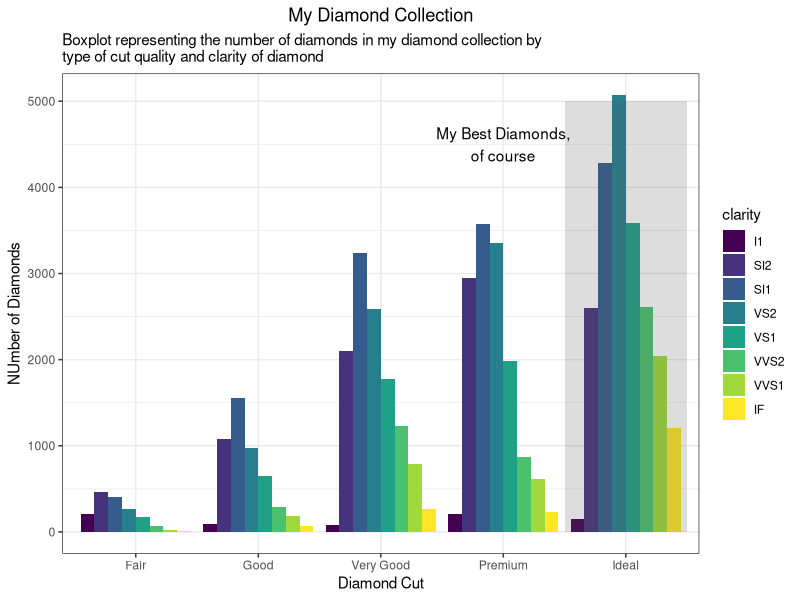
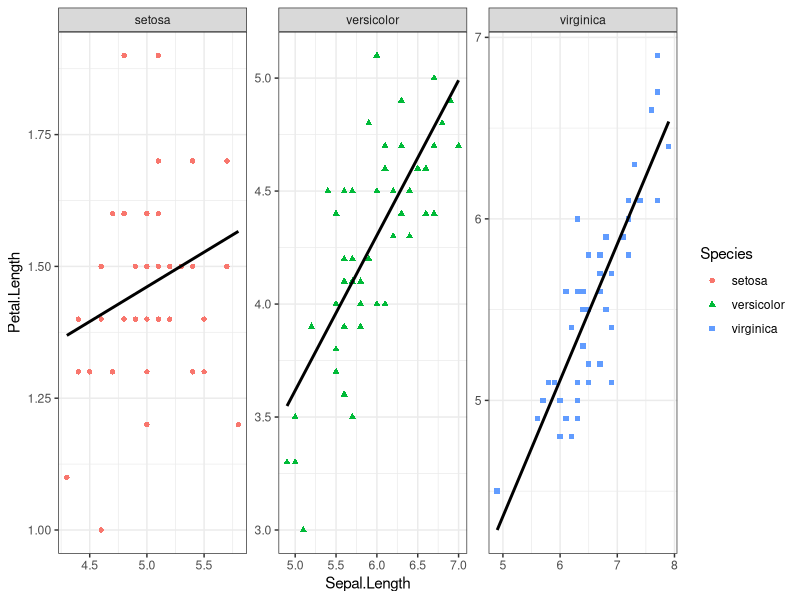
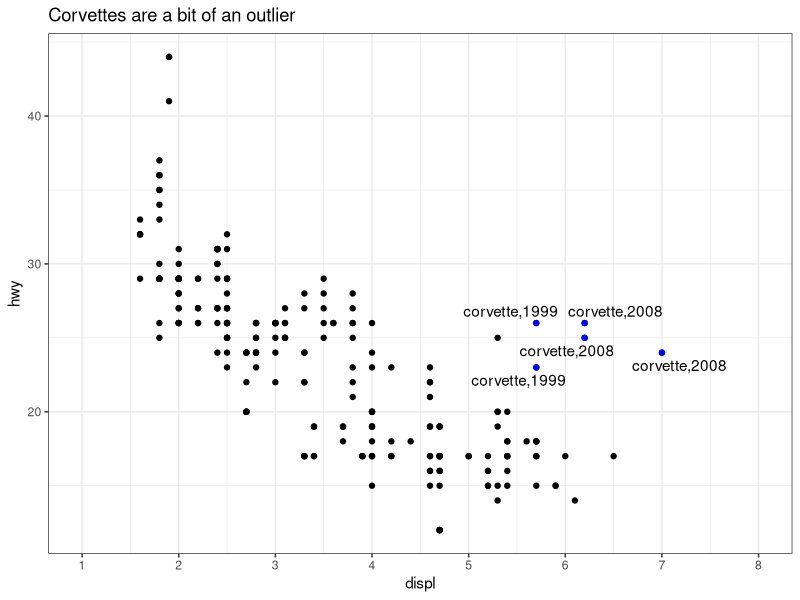
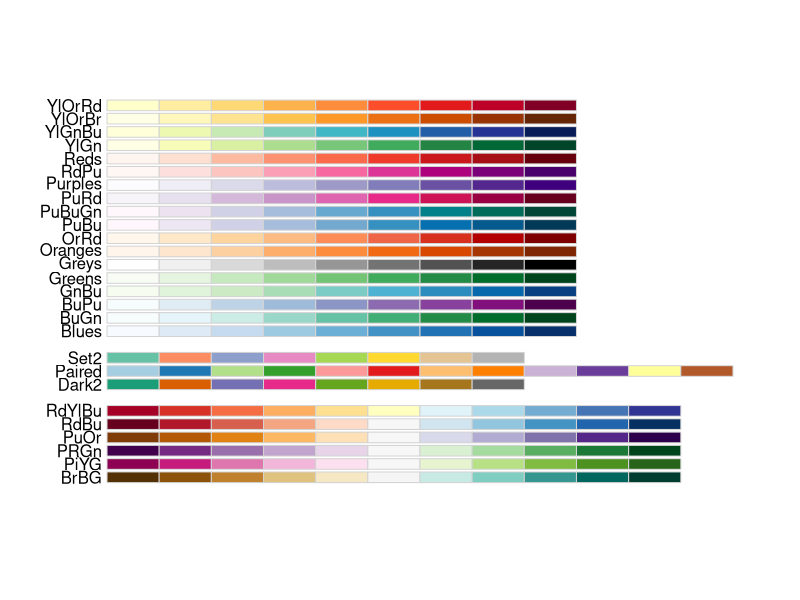
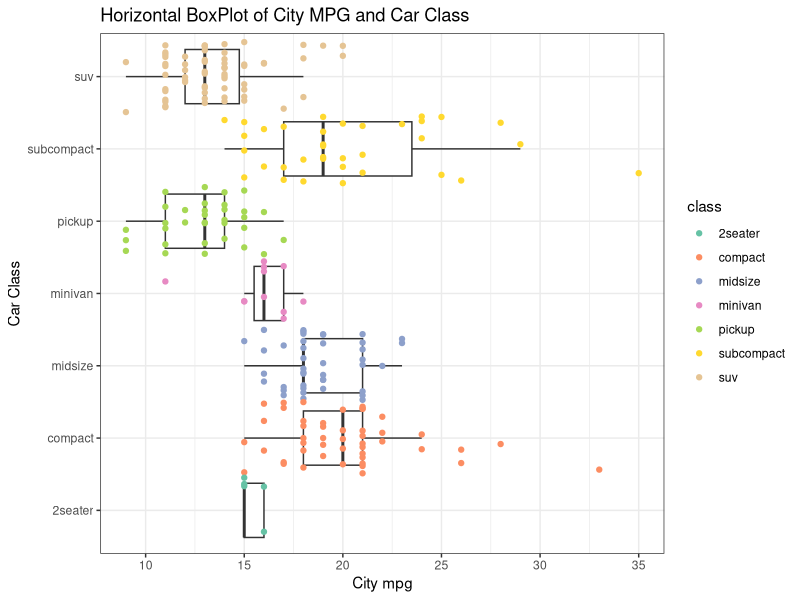

These charts were generated, in order, by the following R code:
## ---- chunk 1
knitr::opts_chunk$set(echo = FALSE)
## ---- chunk 2
library("ggplot2")
library("magrittr") #so I can do some piping
data("diamonds")
data("mpg")
data("iris")
theme_set(theme_bw()) #I'll give you this one, you can set the theme individually for graphs
#or you can set the theme for all the graphs using theme_set()
#theme_bw() is best theme (IMO)

#for graph 3:
library("ggrepel")


## ---- chunk 3
data("diamonds")
#hint think about the *position* the bars are in...
## ---- chunk 4
diamonds %>%
  ggplot(mapping = aes(x = cut, fill = clarity)) +
  # Use "position = dodge" to separate bars of different clarity along x
  geom_bar(position = "dodge") +
  labs(
    x = "Diamond Cut", 
    y = "NUmber of Diamonds",
    title = "My Diamond Collection",
    subtitle = "Boxplot representing the number of diamonds in my diamond collection by\ntype of cut quality and clarity of diamond"
  ) +
  # Align title to the center
  theme(plot.title = element_text(hjust = 0.5)) +
  annotate("rect", xmin = 4.5, xmax = 5.5, ymin = 0, ymax = 5000, alpha = 0.2) +
  annotate("text", label = "My Best Diamonds,\nof course", x = 4, y = 4500)

## ---- chunk 5
data("iris")
## ---- chunk 6
iris %>%
  ggplot(mapping = aes(x = Sepal.Length, y = Petal.Length)) +
  # use "scale = free" to allow individual coordinates for each faceted plot
  facet_wrap(vars(Species), scales = "free") +
  geom_point(mapping = aes(shape = Species, color = Species)) +
  # se = FALSE to hide the deviation
  geom_smooth(method = "lm", se = FALSE, color = "black")

## ---- chunk 7
data("mpg")
corvette <- mpg[mpg$model == "corvette",]
#install
require("ggrepel") #useful for making text annotations better, hint hint
set.seed(42)
## ---- chunk 8
mpg %>%
  ggplot(mapping = aes(x = displ, y = hwy)) +
  ggtitle("Corvettes are a bit of an outlier") +
  geom_point() +
  # Separately plot Corvette dots in blue
  geom_point(
    data = corvette, 
    mapping = aes(x = displ, y = hwy),
    color = "blue"
  ) +
  geom_text_repel(
    data = corvette, 
    # Use paste() to concatenate two columns
    mapping = aes(label = paste(model, year, sep = ","))
  ) +
  # Also specify the x limits to mimic the given graph
  scale_x_continuous(limits = c(1, 8), breaks = seq(1, 8, 1))
  

## ---- chunk 9
data(mpg)

#hint for the coloring, colorbrewer and you can set palette colors and make your graphs colorblind friendly
library(RColorBrewer)
display.brewer.all(colorblindFriendly = T) #take a look at the colorblindfriendly options
## ---- chunk 10
mpg %>%
  ggplot(mapping = aes(x = class, y = cty)) +
  # Hide outliers
  geom_boxplot(outlier.color = NA) +
  # Only allow jittering along y axis
  geom_point(mapping = aes(color = class), position = position_jitter(w = 0.5, h = 0)) +
  # Use the designated palette
  scale_color_brewer(palette = "Set2") +
  labs(x = "Car Class", y = "City mpg", title = "Horizontal BoxPlot of City MPG and Car Class") +
  # Make horizontal boxplot
  coord_flip()
